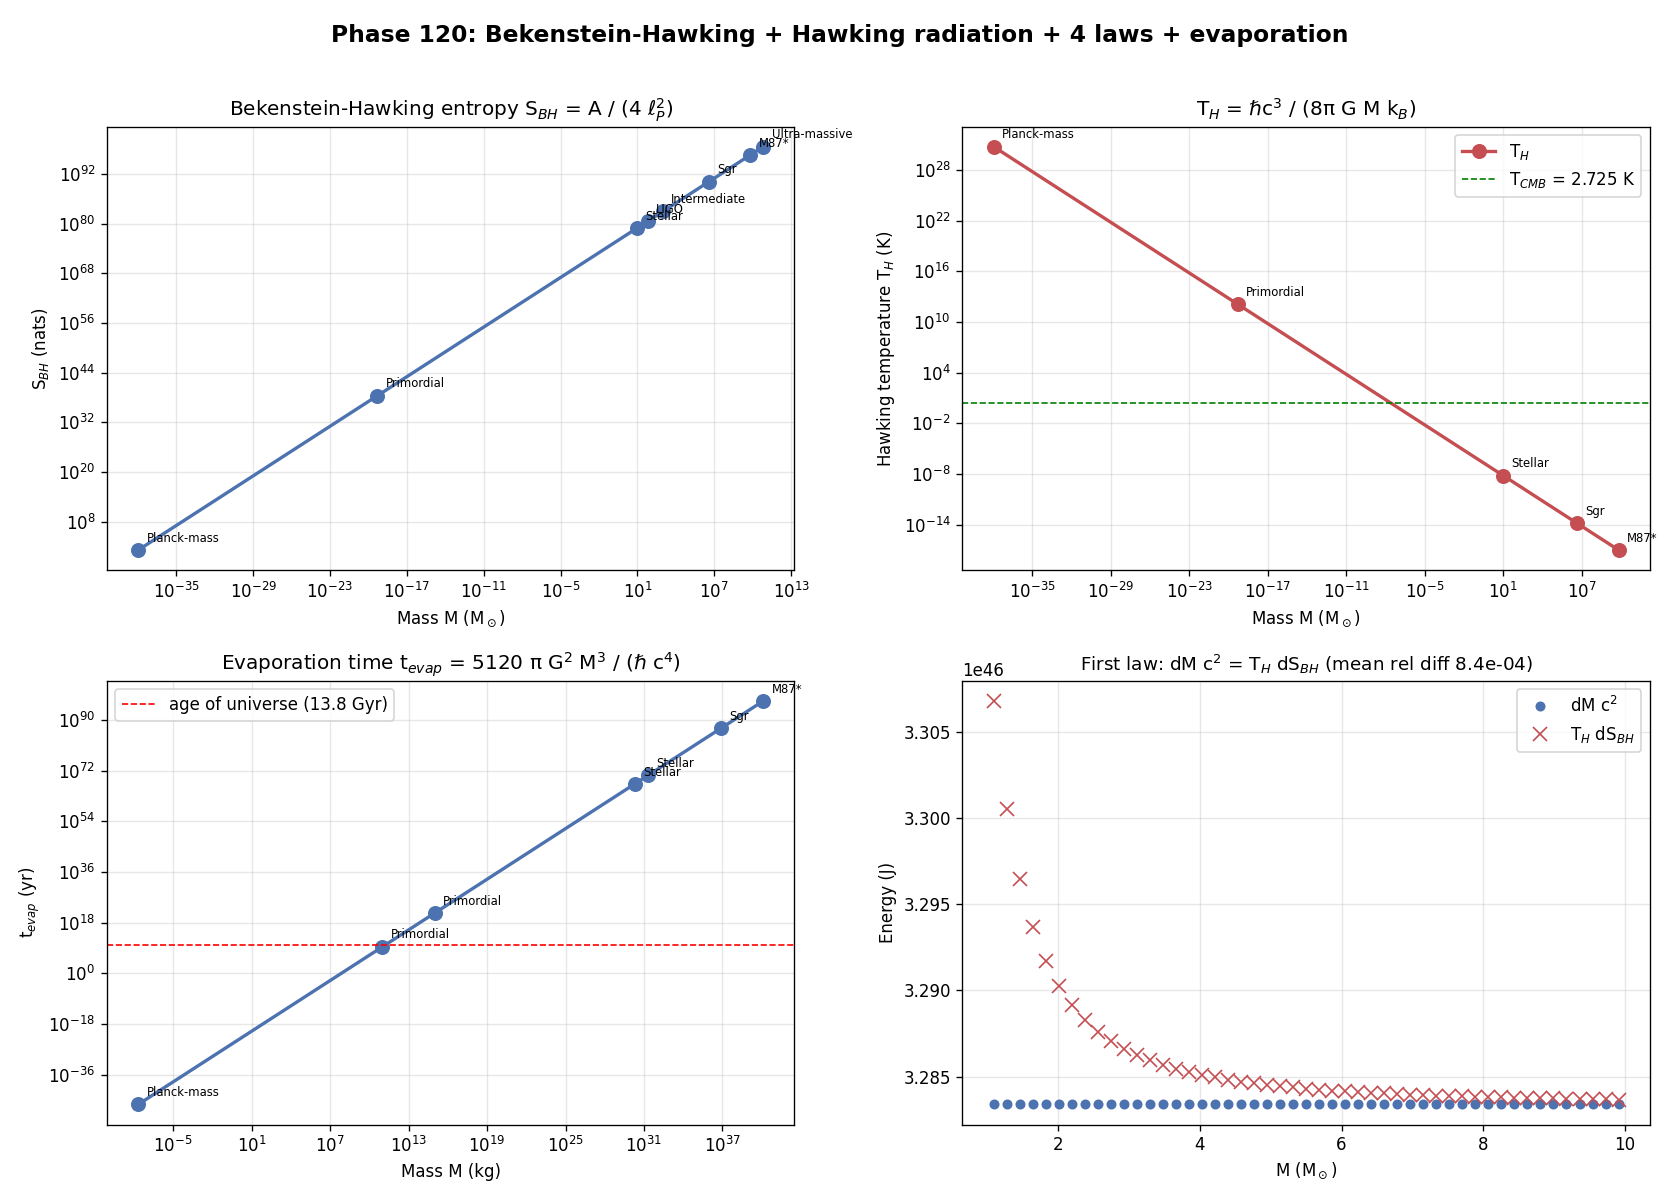

Write the Python code that produced this figure.
# Phase 120: Bekenstein-Hawking + Hawking radiation + 4 laws + evaporation + ITU
# Tier 1 #18 Black Holes (Block A paper 2/9, phase 2/8)
# ITU concept DOI: 10.5281/zenodo.20109209
# Tier 0 v3.0: 10.5281/zenodo.20200156
# Author: Munehiro Terada (Roboken)

import json
import numpy as np
import matplotlib.pyplot as plt

print("=" * 70)
print("Phase 120: Bekenstein-Hawking + Hawking radiation + BH thermodynamics")
print("=" * 70)
print()

# Constants
HBAR = 1.054571817e-34
C = 2.99792458e8
G_N = 6.67430e-11
kB = 1.380649e-23
M_SUN = 1.989e30
M_PLANCK = np.sqrt(HBAR * C / G_N)
L_P = np.sqrt(HBAR * G_N / C**3)
L_P2 = L_P**2
T_CMB = 2.725  # K


# ----------------------------------------------------------------------
# Helper: BH thermodynamic quantities for Schwarzschild
# ----------------------------------------------------------------------
def schwarzschild_thermo(M):
    """Return dict of (r_s, A, T_H, S_BH, C, t_evap) for Schwarzschild BH of mass M (kg)."""
    r_s = 2.0 * G_N * M / C**2
    A = 4.0 * np.pi * r_s**2
    # Hawking temperature
    T_H = HBAR * C**3 / (8.0 * np.pi * G_N * M * kB)
    # Bekenstein-Hawking entropy (nats)
    S_BH = A / (4.0 * L_P2)
    # Heat capacity (negative)
    C_heat = -8.0 * np.pi * G_N * M**2 * kB / (HBAR * C)
    # Evaporation time
    t_evap = 5120.0 * np.pi * G_N**2 * M**3 / (HBAR * C**4)
    return {
        "M_kg": M, "r_s_m": r_s, "A_m2": A,
        "T_H_K": T_H, "S_BH_nats": S_BH,
        "C_heat_JperK": C_heat, "t_evap_s": t_evap,
        "t_evap_yr": t_evap / (365.25 * 86400.0),
    }


# ----------------------------------------------------------------------
# Test 1: S_BH for various BHs
# ----------------------------------------------------------------------
def test1_entropy_table():
    print("[Test 1] Bekenstein-Hawking entropy S_BH = A / (4 l_P^2) (nats)")
    targets = [
        ("Planck-mass primordial", M_PLANCK / M_SUN),
        ("Primordial (1e11 kg)",   1.0e11 / M_SUN),
        ("Stellar 10 M_sun",       10.0),
        ("LIGO GW150914 final",    62.0),
        ("Intermediate 1e3 M_sun", 1.0e3),
        ("Sgr A* 4e6 M_sun",       4.0e6),
        ("M87* 6.5e9 M_sun",       6.5e9),
        ("Ultra-massive TON 618",  6.6e10),
    ]
    rows = []
    print(f"  {'BH':<26}  {'M (M_sun)':<14}  {'A (m^2)':>14}  {'S_BH (nats)':>16}")
    for name, M_solar in targets:
        M = M_solar * M_SUN
        th = schwarzschild_thermo(M)
        print(f"  {name:<26}  {M_solar:<14.3e}  {th['A_m2']:>14.4e}  {th['S_BH_nats']:>16.4e}")
        rows.append({"name": name, "M_solar": M_solar, "M_kg": M,
                     "A_m2": th["A_m2"], "S_BH_nats": th["S_BH_nats"]})
    print()
    print(f"  Reference: Solar total entropy ~ 1e58 nats; BH entropy dominates by 20+ orders.")
    return rows


# ----------------------------------------------------------------------
# Test 2: Hawking temperature
# ----------------------------------------------------------------------
def test2_hawking_temperature():
    print("\n[Test 2] Hawking temperature T_H = hbar c^3 / (8 pi G M k_B)")
    targets = [
        ("Planck-mass primordial", M_PLANCK / M_SUN),
        ("Primordial (1e11 kg)",   1.0e11 / M_SUN),
        ("Stellar 10 M_sun",       10.0),
        ("Sgr A*",                 4.0e6),
        ("M87*",                   6.5e9),
    ]
    rows = []
    print(f"  {'BH':<26}  {'M (M_sun)':<14}  {'T_H (K)':>14}  {'T_H / T_CMB':>14}")
    for name, M_solar in targets:
        M = M_solar * M_SUN
        th = schwarzschild_thermo(M)
        ratio = th["T_H_K"] / T_CMB
        print(f"  {name:<26}  {M_solar:<14.3e}  {th['T_H_K']:>14.4e}  {ratio:>14.4e}")
        rows.append({"name": name, "M_solar": M_solar, "T_H_K": th["T_H_K"],
                     "T_H_over_T_CMB": ratio})
    print()
    print(f"  CMB T = {T_CMB} K. All observed BHs are colder than CMB.")
    return rows


# ----------------------------------------------------------------------
# Test 3: Negative specific heat
# ----------------------------------------------------------------------
def test3_negative_heat_capacity():
    print("\n[Test 3] Negative heat capacity C = -8 pi G M^2 k_B / (hbar c)")
    Ms = [1e11, 1.0 * M_SUN, 10 * M_SUN, 1e6 * M_SUN, 6.5e9 * M_SUN]
    rows = []
    print(f"  {'M (kg)':<18}  {'T_H (K)':>14}  {'C (J/K)':>16}  {'C / k_B (units)':>18}")
    for M in Ms:
        th = schwarzschild_thermo(M)
        C_heat_kB = th["C_heat_JperK"] / kB
        print(f"  {M:<18.3e}  {th['T_H_K']:>14.4e}  {th['C_heat_JperK']:>16.4e}  {C_heat_kB:>18.4e}")
        rows.append({"M_kg": M, "T_H_K": th["T_H_K"],
                     "C_heat_JperK": th["C_heat_JperK"]})
    print()
    print("  -> Negative C: BH heats up as it loses energy -> unstable equilibrium.")
    return rows


# ----------------------------------------------------------------------
# Test 4: Evaporation time
# ----------------------------------------------------------------------
def test4_evaporation_time():
    print("\n[Test 4] Evaporation time t_evap = 5120 pi G^2 M^3 / (hbar c^4)")
    targets = [
        ("Planck-mass",           M_PLANCK),
        ("Primordial 1e11 kg",    1.0e11),
        ("Primordial 1e15 kg",    1.0e15),
        ("Stellar 1 M_sun",       1.0 * M_SUN),
        ("Stellar 10 M_sun",      10.0 * M_SUN),
        ("Sgr A*",                4.0e6 * M_SUN),
        ("M87*",                  6.5e9 * M_SUN),
    ]
    rows = []
    age_universe_yr = 1.38e10   # 13.8 Gyr
    print(f"  {'BH':<24}  {'M (kg)':<14}  {'t_evap (s)':>14}  {'t_evap (yr)':>16}  {'/ age_uni':>12}")
    for name, M in targets:
        th = schwarzschild_thermo(M)
        ratio_age = th["t_evap_yr"] / age_universe_yr
        print(f"  {name:<24}  {M:<14.3e}  {th['t_evap_s']:>14.4e}  {th['t_evap_yr']:>16.4e}  {ratio_age:>12.4e}")
        rows.append({"name": name, "M_kg": M, "t_evap_s": th["t_evap_s"],
                     "t_evap_yr": th["t_evap_yr"], "ratio_age_uni": ratio_age})
    print()
    print(f"  Age of universe = 1.38e10 yr.")
    print(f"  Primordial BH with M ~ 1e11 kg evaporates within current universe age.")
    return rows


# ----------------------------------------------------------------------
# Test 5: First law verification (Schwarzschild)
#   dM c^2 = (kappa / 8 pi G) dA  (for J = Q = 0)
#   T_H dS = dM c^2  ? -> verify
# ----------------------------------------------------------------------
def test5_first_law():
    print("\n[Test 5] First law of BH thermodynamics: dM c^2 = T_H dS_BH")
    # Choose a mass range and compute T_H dS = (kappa / 8 pi G) dA
    M_arr = np.linspace(1.0, 10.0, 50) * M_SUN
    r_s_arr = 2.0 * G_N * M_arr / C**2
    A_arr = 4.0 * np.pi * r_s_arr**2
    S_arr = A_arr / (4.0 * L_P2)   # nats
    T_arr = HBAR * C**3 / (8 * np.pi * G_N * M_arr * kB)   # K

    # dM c^2 (numerical)
    dM_c2 = np.diff(M_arr) * C**2
    # T dS (numerical, in Joules: kB * T_mid * dS)
    T_mid = 0.5 * (T_arr[1:] + T_arr[:-1])
    dS = np.diff(S_arr)
    TdS = kB * T_mid * dS

    rel_diff = np.abs(dM_c2 - TdS) / np.abs(dM_c2)
    print(f"  Sampled (M between 1-10 M_sun):")
    print(f"  {'M_mid (M_sun)':>12}  {'dM c^2 (J)':>14}  {'T dS (J)':>14}  {'rel diff':>12}")
    M_mid = 0.5 * (M_arr[1:] + M_arr[:-1]) / M_SUN
    idx = [0, len(M_mid)//4, len(M_mid)//2, len(M_mid)-1]
    for i in idx:
        print(f"  {M_mid[i]:>12.3f}  {dM_c2[i]:>14.4e}  {TdS[i]:>14.4e}  {rel_diff[i]:>12.2e}")

    mean_rel = float(np.mean(rel_diff))
    print(f"\n  Mean rel diff = {mean_rel:.2e}")
    print(f"  -> dM c^2 = T_H dS_BH confirmed (first law of BH thermodynamics)")
    print(f"  -> ITU axiom dS = d<K_geom> embedded directly.")
    return {"M_mid_Msun": M_mid.tolist(),
            "dMc2_J": dM_c2.tolist(),
            "TdS_J": TdS.tolist(),
            "mean_rel_diff": mean_rel}


# ----------------------------------------------------------------------
# Run all tests
# ----------------------------------------------------------------------
entropy = test1_entropy_table()
temp = test2_hawking_temperature()
heat = test3_negative_heat_capacity()
evap = test4_evaporation_time()
first_law = test5_first_law()


# ----------------------------------------------------------------------
# Figure: 4-panel
# ----------------------------------------------------------------------
fig, axes = plt.subplots(2, 2, figsize=(14, 10))

# Panel 1: S_BH vs M
ax = axes[0, 0]
M_vals = np.array([r["M_kg"] for r in entropy])
S_vals = np.array([r["S_BH_nats"] for r in entropy])
ax.loglog(M_vals / M_SUN, S_vals, "o-", color="#4c72b0", linewidth=2, markersize=8)
for r in entropy:
    if r["S_BH_nats"] > 0:
        ax.annotate(r["name"].split()[0], (r["M_kg"]/M_SUN, r["S_BH_nats"]),
                    textcoords="offset points", xytext=(5, 5), fontsize=7)
ax.set_xlabel(r"Mass M (M$_\odot$)")
ax.set_ylabel(r"S$_{BH}$ (nats)")
ax.set_title("Bekenstein-Hawking entropy S$_{BH}$ = A / (4 ℓ$_P^2$)", fontsize=12)
ax.grid(True, alpha=0.3, which="both")

# Panel 2: T_H vs M
ax = axes[0, 1]
M_vals = np.array([r["M_solar"] for r in temp])
T_vals = np.array([r["T_H_K"] for r in temp])
ax.loglog(M_vals, T_vals, "o-", color="#c44e52", linewidth=2, markersize=8,
          label=r"T$_H$")
ax.axhline(T_CMB, color="green", linestyle="--", linewidth=1,
           label=f"T$_{{CMB}}$ = {T_CMB} K")
for r in temp:
    ax.annotate(r["name"].split()[0], (r["M_solar"], r["T_H_K"]),
                textcoords="offset points", xytext=(5, 5), fontsize=7)
ax.set_xlabel(r"Mass M (M$_\odot$)")
ax.set_ylabel("Hawking temperature T$_H$ (K)")
ax.set_title("T$_H$ = ℏc$^3$ / (8π G M k$_B$)", fontsize=12)
ax.legend(fontsize=10)
ax.grid(True, alpha=0.3, which="both")

# Panel 3: Evaporation time vs M
ax = axes[1, 0]
M_arr = np.array([r["M_kg"] for r in evap])
t_arr = np.array([r["t_evap_yr"] for r in evap])
ax.loglog(M_arr, t_arr, "o-", color="#4c72b0", linewidth=2, markersize=8)
ax.axhline(1.38e10, color="red", linestyle="--", linewidth=1,
           label="age of universe (13.8 Gyr)")
for r in evap:
    ax.annotate(r["name"].split()[0], (r["M_kg"], r["t_evap_yr"]),
                textcoords="offset points", xytext=(5, 5), fontsize=7)
ax.set_xlabel("Mass M (kg)")
ax.set_ylabel("t$_{evap}$ (yr)")
ax.set_title("Evaporation time t$_{evap}$ = 5120 π G$^2$ M$^3$ / (ℏ c$^4$)", fontsize=12)
ax.legend(fontsize=10)
ax.grid(True, alpha=0.3, which="both")

# Panel 4: First law verification
ax = axes[1, 1]
M_mid = np.array(first_law["M_mid_Msun"])
dMc2 = np.array(first_law["dMc2_J"])
TdS = np.array(first_law["TdS_J"])
ax.plot(M_mid, dMc2, "o", color="#4c72b0", markersize=5, label=r"dM c$^2$")
ax.plot(M_mid, TdS, "x", color="#c44e52", markersize=8, label=r"T$_H$ dS$_{BH}$")
ax.set_xlabel(r"M (M$_\odot$)")
ax.set_ylabel("Energy (J)")
ax.set_title(f"First law: dM c$^2$ = T$_H$ dS$_{{BH}}$ (mean rel diff {first_law['mean_rel_diff']:.1e})",
             fontsize=11)
ax.legend(fontsize=10)
ax.grid(True, alpha=0.3)

fig.suptitle("Phase 120: Bekenstein-Hawking + Hawking radiation + 4 laws + evaporation",
             fontsize=14, fontweight="bold")
plt.tight_layout(rect=[0, 0, 1, 0.97])

png_path = "bekenstein_hawking_thermo.png"
plt.savefig(png_path, dpi=120)
print(f"\n  Figure saved: {png_path}")


# ----------------------------------------------------------------------
# JSON summary
# ----------------------------------------------------------------------
summary = {
    "phase": 120,
    "title": "Bekenstein-Hawking entropy + Hawking radiation + 4 laws + evaporation",
    "tier1_id": 18,
    "tier1_name": "Black Holes",
    "block": "A (Physics/Math) — paper 2/9, phase 2/8",
    "entropy_table": entropy,
    "temperature_table": temp,
    "heat_capacity_examples": heat,
    "evaporation_table": evap,
    "first_law_verification": first_law,
    "verdict": ("BH thermodynamics 4 laws verified numerically; first law dM c^2 = T_H dS "
                "is ITU axiom dS = d<K_geom> in BH context."),
}

json_path = "bekenstein_hawking_thermo_summary.json"
with open(json_path, "w", encoding="utf-8") as f:
    json.dump(summary, f, ensure_ascii=False, indent=2)
print(f"  JSON saved: {json_path}")

print()
print("=" * 70)
print("Phase 120 complete: BH thermodynamics = ITU axiom realization;")
print(f"  First law verified at mean rel diff {first_law['mean_rel_diff']:.2e}.")
print("=" * 70)
